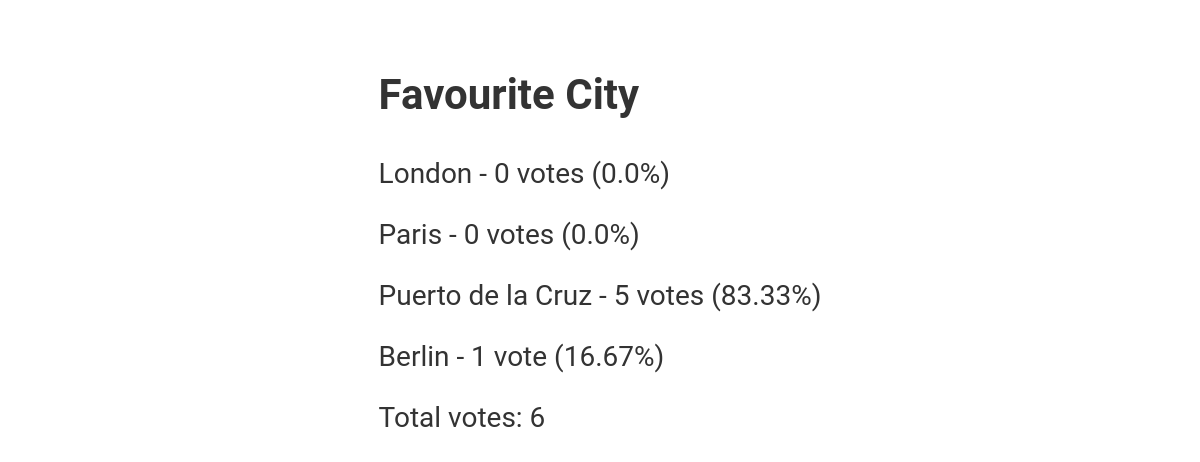
/polls/favourite-city/results/, run on the app's committed database.
### poll/models.py (models this page shows, shortened)
class Poll(models.Model):
    name = models.CharField(max_length=200, unique=True)
    slug = models.SlugField(max_length=200, unique=True)
    active = models.BooleanField(default=True)
    opened_from = models.DateTimeField()
    opened_to = models.DateTimeField()
    class Meta:
        ordering = ("-opened_from",)
        indexes = [models.Index(fields=["name"])]

### choice/models.py (models this page shows, shortened)
class Choice(models.Model):
    poll = models.ForeignKey(Poll, on_delete=models.CASCADE, related_name="choices")
    name = models.CharField(max_length=200)
    def get_percentage(self) -> float:
        votes = self.votes.count()
        total_votes = self.poll.votes.count()
        return round(votes / total_votes * 100, 2)

### poll/views.py (the view)
# urls.py: path("<slug:poll_slug>/results/", views.poll_results, name="poll_results"),
def poll_results(request: HttpRequest, poll_slug: str) -> HttpResponse:
    poll = Poll.objects.get(slug=poll_slug)
    choices = Choice.objects.filter(poll=poll)
    return render(request,"poll_results.html", dict(poll=poll, choices=choices, section="poll-results"))

### poll/templates/poll_results.html (shortened to what this page needs)
{% extends "base.html" %}
{% block content %}
    <h1>{{ poll.name }}</h1>
    {% for choice in choices %}
        {% with choice.votes.count as total_votes %}
            <p>{{ choice.name }} - {{ total_votes }} vote{{ total_votes|pluralize }} ({{ choice.get_percentage }}%)</p>
        {% endwith %}
    {% endfor %}
    <p>Total votes: {{ poll.votes.count }}</p>
{% endblock  %}

### poll/templates/base.html (shortened to what this page needs)
{% load static %}
<!DOCTYPE html>
<html lang="en">
  <head>
    <link rel="stylesheet" href="https://cdnjs.cloudflare.com/ajax/libs/font-awesome/5.15.3/css/all.min.css">
    <link rel="stylesheet" href="{% static 'css/style.css' %}">
  </head>
  <body>
    <div class="container">{% block content %}{% endblock %}</div>
  </body>
</html>

### poll/static/css/style.css (style rules this page uses)
body { background-color: white; font-family: 'Roboto', sans-serif; font-size: 14px; color: #333; margin: 0; padding: 0; display: flex; flex-direction: column; align-items: center; min-height: 100vh; }
.container { margin: 0 auto; padding: 70px 20px; }
.container h1 { font-size: 3em; margin: 0; padding: 0; text-align: justify; padding-bottom: 10px; }
.container p { font-size: 2em; text-align: justify; }

### data on the page
Poll: name "Favourite City", votes.count "6"
Choice: name "London", votes.count "0", get_percentage "0.0"
Choice: name "Paris", votes.count "0", get_percentage "0.0"
Choice: name "Puerto de la Cruz", votes.count "5", get_percentage "83.33"
Choice: name "Berlin", votes.count "1", get_percentage "16.67"
